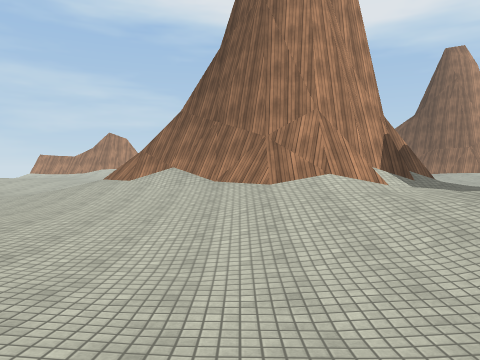
view 1 (above)

24 first-person views from a walk through a 3-D level made in the Unity game engine. The camera is 1.2 m above the floor, tilts 2° down and sees 70° across. The floor is counted in squares, 2 m on a side. Each view is taken from the middle of a square. On the plan, view 1 faces up. The plan holds only what a view shows up to about 10 squares ahead; the rest is blank. The place goes on beyond the plan. Surface patterns are stand-ins for the level's own textures.

view 2
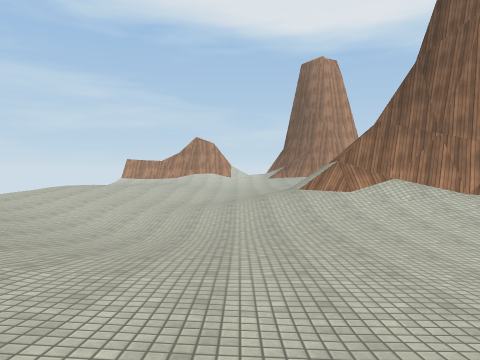

view 3
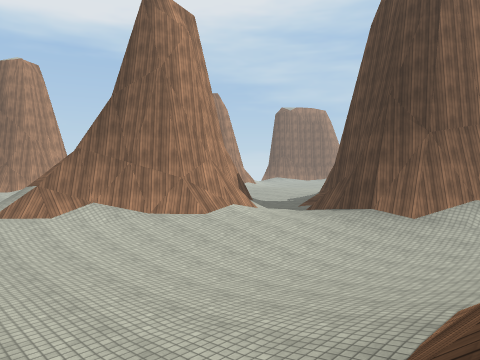

view 4
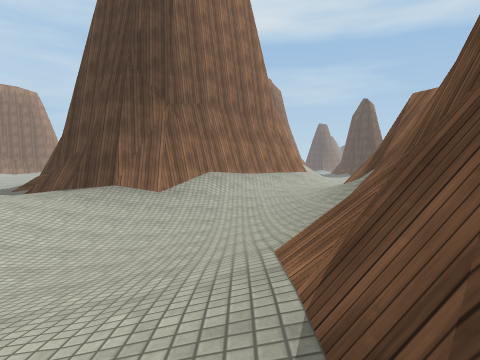

view 5
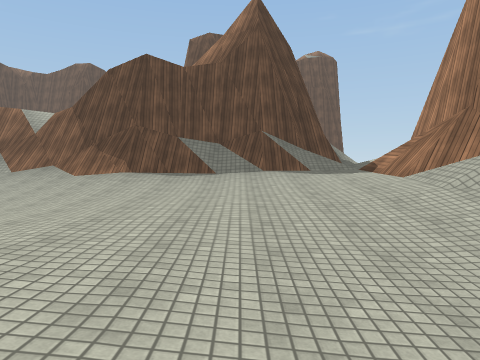

view 6
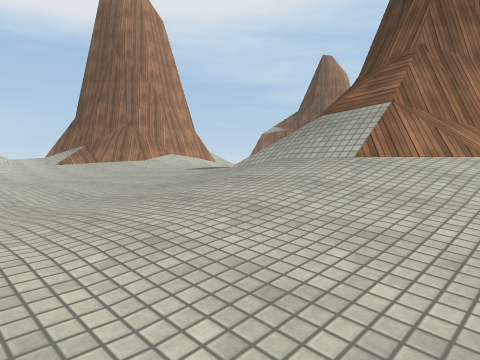

view 7
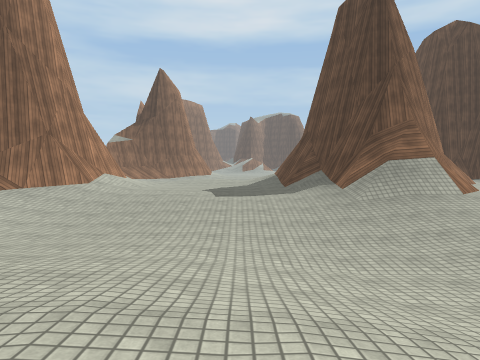

view 8
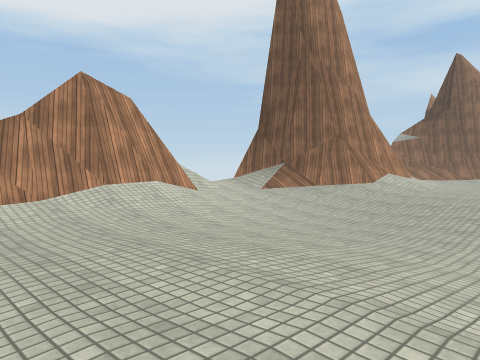

view 9
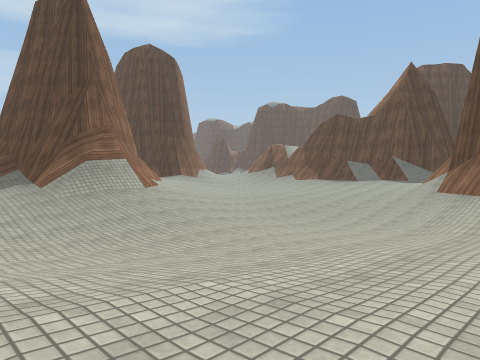

view 10
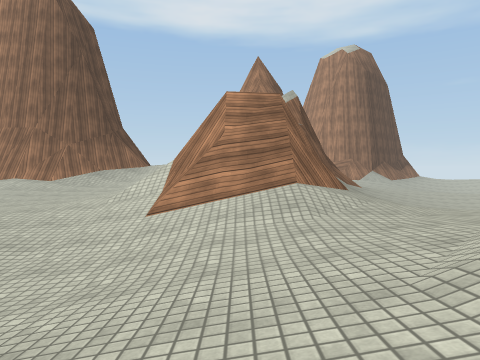

view 11
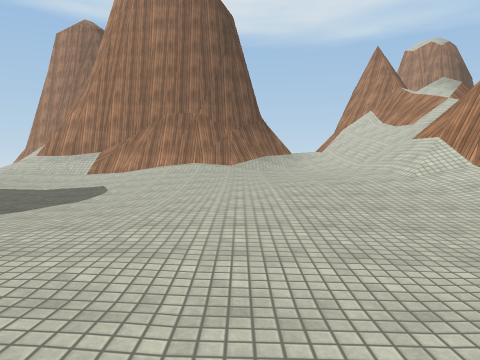

view 12
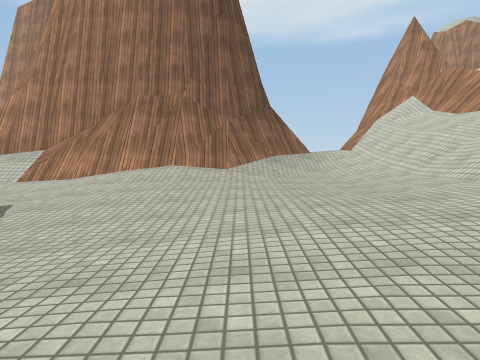

view 13
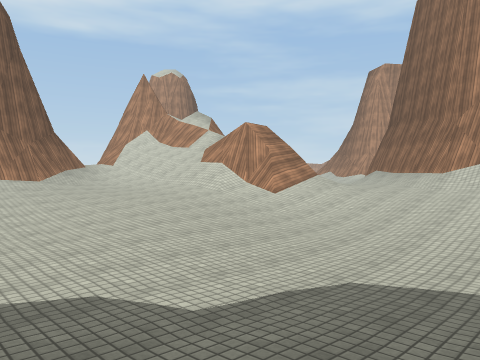

view 14
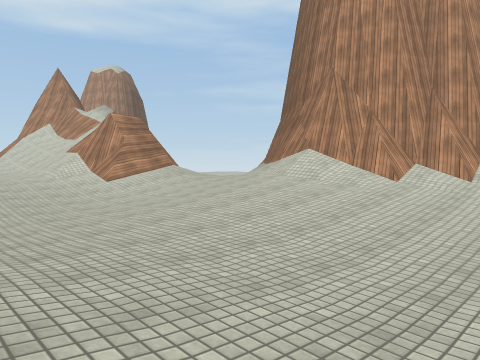

view 15
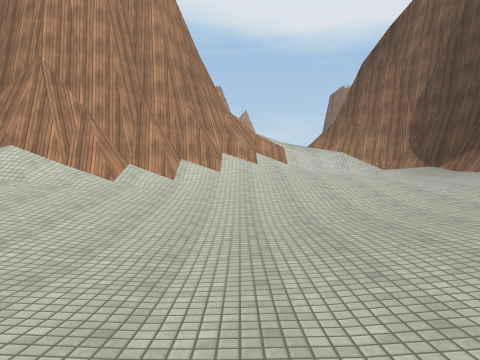

view 16
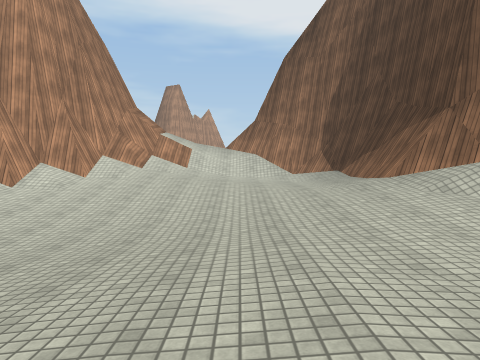

view 17
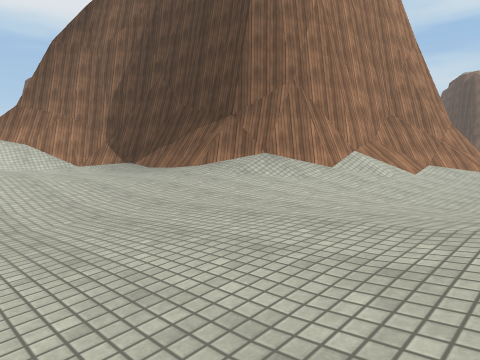

view 18
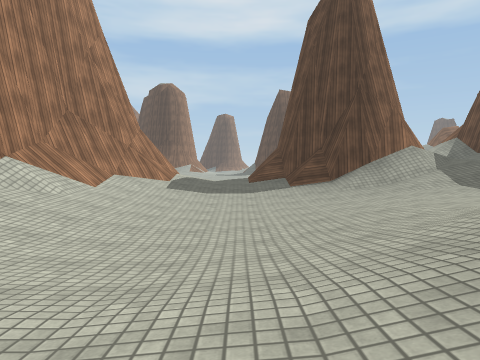

view 19
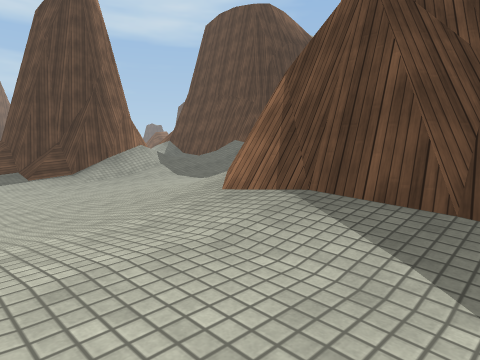

view 20
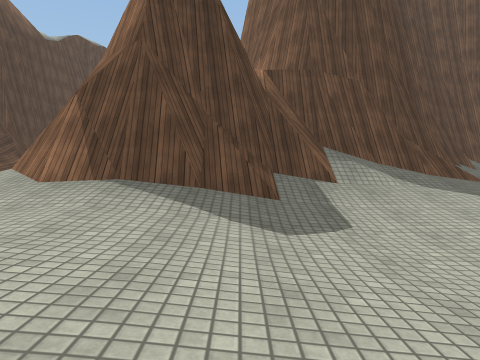

view 21
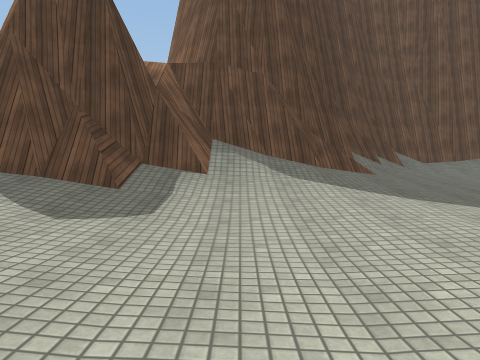

view 22
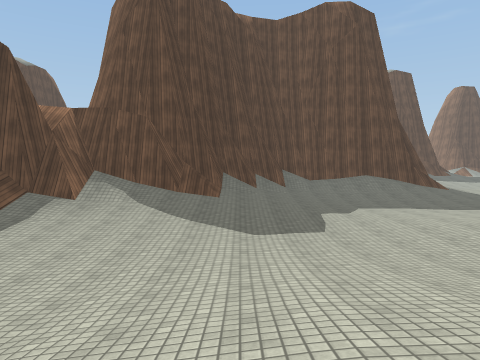

view 23
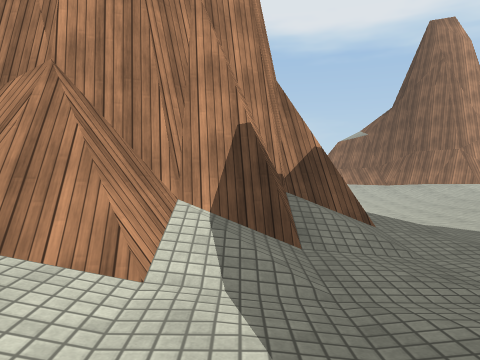

view 24
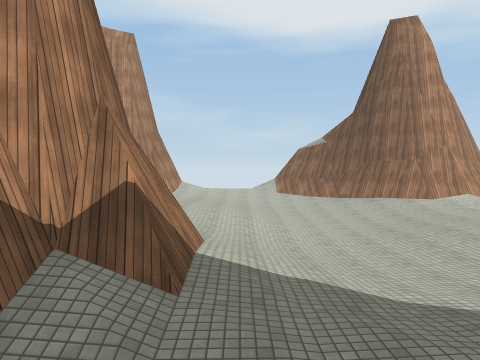

### Floor plan
Key: @ floor where view 1 was taken; # wall or solid block; x gap in a wall; . main floor; : floor 0.25 m higher than the main floor; - floor 0.25 m lower than the main floor; + floor 0.5 m higher than the main floor; _ floor 0.5 m lower than the main floor; < floor 0.75 m lower than the main floor; ( floor 1 m lower than the main floor; * floor 1.25 m higher than the main floor; ! floor 1.25 m lower than the main floor; / step, stairs or slope; = window, fence, low wall or low ledge.
Columns run from 11 left of view 1 to 26 right of it. Each row starts with its distance up from view 1.
 20   ##    x#
 19   /###/./#
 18   ..//--/##
 17   ---___//##
 16  ---_<<<_../.
 15  ---_<<<_........_<<//##
 14  ..-_<<_-...  :.-_((_..
 13 ..._<(<_-...   ._<((_..
 12 ..-<(((_-...   ._((<_.
 11 .-_(((<_.://#  /_((<_
 10 -__(((_///###  #/<(<_
  9 -_<(((_.//##   #._<_
  8 -<((((<///##  ##.--
  7  _(!!((<-//####/...
  6  //(!!((<_-////../
  5  //(((((<<_-..../#
  4   #/(((<<((<-..###         ##
  3   #/__<<<(((<//#           /##
  2   ##.____<(((</##      #=////##
  1   #/..--__<((<-/##     #//:../#
  0   #/....../@__-//##   ##/+:..:#
 -1    //////#//...../## ##/.....:#
 -2    /########==/:.:/###/-_--..:##
 -3    /####/////##=/..///-<<<__../##
 -4        #//// ////....-_(((<_-.//####
 -5        #//////#//___-_<(((<__--////###
 -6        =////////_<(<<<((((<___<__-///
 -7         *//....-_(((((((((<__<((<<_-..
 -8         ##/....-_<((((((((__-_<<<<__..
 -9          ##...-__<(((<____-..._____-./
-10          ##:.-_<<<((<_--.//###/.-_-./#
-11          ##:._<(((<<_-.//###   ..../##
-12          ##.-_<(((<_-./###      ..//#
-13          #/._<<<<<__./##         :///

Where each view was taken, in squares from view 1:
view 1: 0 up, 0 right, facing up
view 2: 0 up, 5 left, facing up
view 3: 1 down, 5 left, facing up-right
view 4: 0 up, 4 left, facing right
view 5: 7 up, 5 left, facing down
view 6: 7 up, 7 left, facing up-right
view 7: 13 up, 10 left, facing right
view 8: 13 up, 10 left, facing up-right
view 9: 13 up, 11 left, facing down-right
view 10: 4 down, 9 right, facing left
view 11: 9 down, 9 right, facing left
view 12: 9 down, 6 right, facing left
view 13: 12 down, 10 right, facing up-left
view 14: 9 down, 13 right, facing up-left
view 15: 9 down, 13 right, facing up
view 16: 8 down, 16 right, facing up
view 17: 8 down, 14 right, facing up-right
view 18: 8 down, 16 right, facing right
view 19: 7 down, 15 right, facing down-right
view 20: 5 down, 15 right, facing down
view 21: 5 down, 13 right, facing down
view 22: 3 down, 10 right, facing down
view 23: 4 up, 3 right, facing up
view 24: 5 up, 5 right, facing up
